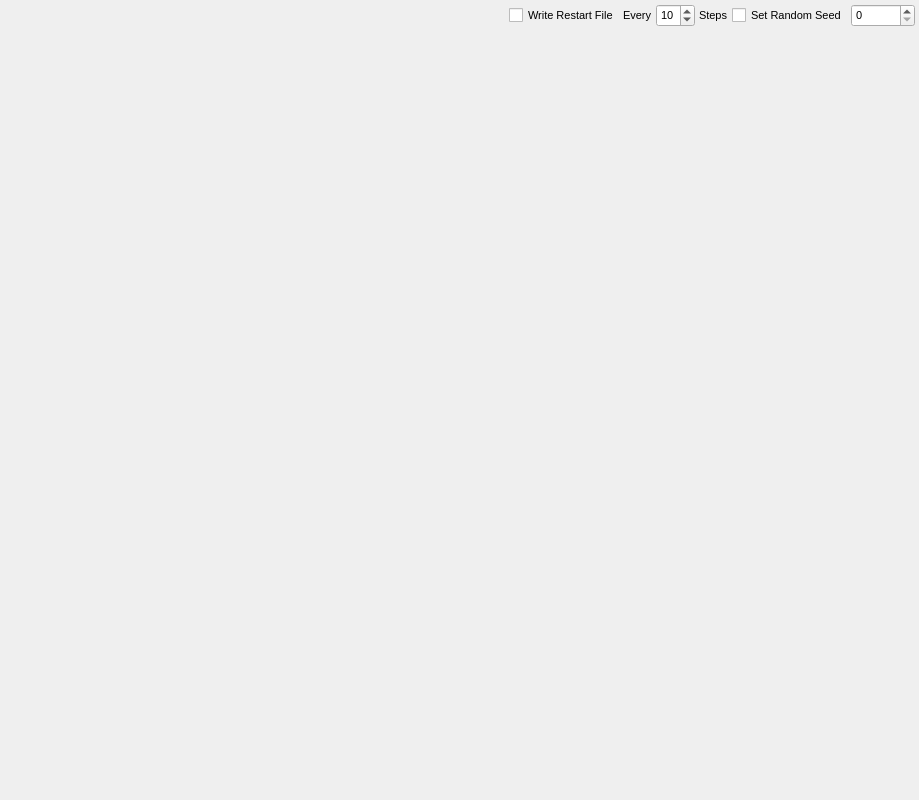
<?xml version="1.0" encoding="UTF-8"?>
<ui version="4.0">
 <class>ProcessingTab</class>
 <widget class="QWidget" name="ProcessingTab">
  <property name="geometry">
   <rect>
    <x>0</x>
    <y>0</y>
    <width>919</width>
    <height>800</height>
   </rect>
  </property>
  <property name="font">
   <font>
    <pointsize>8</pointsize>
   </font>
  </property>
  <property name="windowTitle">
   <string>Form</string>
  </property>
  <layout class="QVBoxLayout" name="verticalLayout_2">
   <property name="spacing">
    <number>4</number>
   </property>
   <property name="leftMargin">
    <number>4</number>
   </property>
   <property name="topMargin">
    <number>4</number>
   </property>
   <property name="rightMargin">
    <number>4</number>
   </property>
   <property name="bottomMargin">
    <number>4</number>
   </property>
   <item>
    <layout class="QHBoxLayout" name="horizontalLayout_3">
     <item>
      <spacer name="horizontalSpacer">
       <property name="orientation">
        <enum>Qt::Horizontal</enum>
       </property>
       <property name="sizeHint" stdset="0">
        <size>
         <width>40</width>
         <height>20</height>
        </size>
       </property>
      </spacer>
     </item>
     <item>
      <widget class="QCheckBox" name="WriteRestartFileCheck">
       <property name="text">
        <string>Write Restart File</string>
       </property>
      </widget>
     </item>
     <item>
      <widget class="QWidget" name="RestartStepWidget" native="true">
       <layout class="QHBoxLayout" name="horizontalLayout">
        <property name="spacing">
         <number>4</number>
        </property>
        <property name="leftMargin">
         <number>0</number>
        </property>
        <property name="topMargin">
         <number>0</number>
        </property>
        <property name="rightMargin">
         <number>0</number>
        </property>
        <property name="bottomMargin">
         <number>0</number>
        </property>
        <item>
         <widget class="QLabel" name="label">
          <property name="text">
           <string>Every</string>
          </property>
         </widget>
        </item>
        <item>
         <widget class="QSpinBox" name="RestartFrequencySpin">
          <property name="value">
           <number>10</number>
          </property>
         </widget>
        </item>
        <item>
         <widget class="QLabel" name="label_2">
          <property name="text">
           <string>Steps</string>
          </property>
         </widget>
        </item>
       </layout>
      </widget>
     </item>
     <item>
      <widget class="QCheckBox" name="SetRandomSeedCheck">
       <property name="text">
        <string>Set Random Seed</string>
       </property>
      </widget>
     </item>
     <item>
      <widget class="QSpinBox" name="RandomSeedSpin">
       <property name="maximum">
        <number>999999999</number>
       </property>
      </widget>
     </item>
    </layout>
   </item>
   <item>
    <layout class="QHBoxLayout" name="horizontalLayout_2">
     <property name="spacing">
      <number>4</number>
     </property>
     <item>
      <widget class="ModuleEditor" name="ModulePanel" native="true">
       <property name="sizePolicy">
        <sizepolicy hsizetype="Expanding" vsizetype="Expanding">
         <horstretch>0</horstretch>
         <verstretch>0</verstretch>
        </sizepolicy>
       </property>
      </widget>
     </item>
    </layout>
   </item>
  </layout>
 </widget>
 <customwidgets>
  <customwidget>
   <class>ModuleEditor</class>
   <extends>QWidget</extends>
   <header>gui/moduleeditor.h</header>
   <container>1</container>
  </customwidget>
 </customwidgets>
 <resources>
  <include location="icons.qrc"/>
 </resources>
 <connections/>
</ui>
